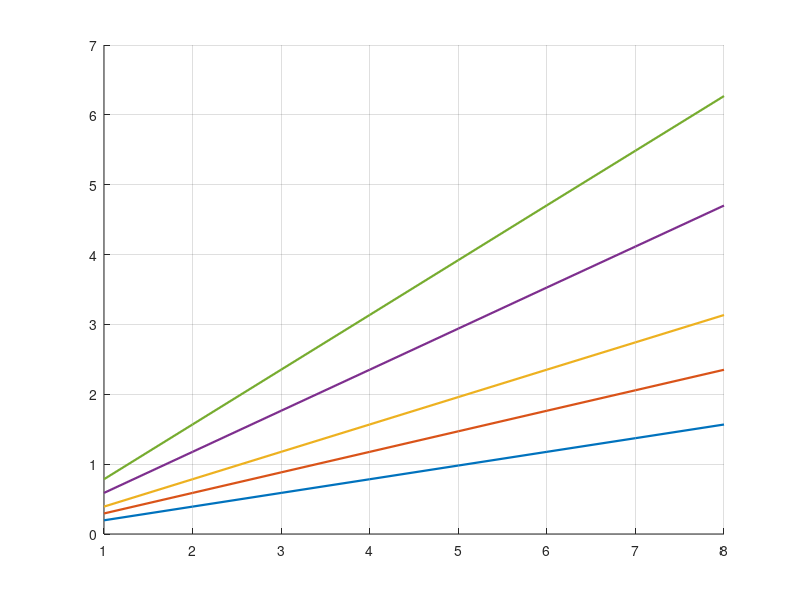

Reproduce this figure in MATLAB. (Note: this script raises an error after producing the figure.)
%% Curves for choosing K_LANES at different SYS_CLK
clear; clc;

% ---------------------------
% Fixed parameters (your case)
% ---------------------------
fs     = 1.92e6;     % Hz (effective rate after CIC/decimation)
Ns2p   = 9200;       % S2P activation period in fs-clock samples

B      = 9600;       % buffer length in samples (5 ms at 1.92 MHz)
W      = 128;        % PSS window length in samples
SR     = 1;          % pipeline/shift-reg latency (SYS cycles)

% Derived
P      = B - W + 1;      % number of scan positions (slide-by-1)
Twin   = SR + W;         % cycles per window (your model)

% Sweep K
Kmax   = 8;             % show only first K values for readability
Kvec   = 1:Kmax;

% Required cycles per buffer
G      = ceil(P ./ Kvec);
Treq   = G .* Twin;      % SYS cycles

% SYS clock candidates (MHz)
fsy_list = [50e6 75e6 100e6 150e6 200e6];

%% ---------------------------
% Plot 1: Efficiency (margin) eta(K) = Tavail / Treq
% ---------------------------
figure; hold on; grid on;

for i = 1:numel(fsy_list)
    Tavail = Ns2p * (fsy_list(i) / fs);      % available SYS cycles per S2P interval
    eta    = Tavail ./ Treq;                % margin
    plot(Kvec, eta, 'LineWidth', 1.6);
end

yline(1.0, '--', 'LineWidth', 1.2); % eta=1 boundary (real-time)  % :contentReference[oaicite:1]{index=1}
xlabel('K\_LANES');
ylabel('\eta(K) = T_{avail} / T_{req}');
title(sprintf('Real-time margin vs K (fs=%.2f MHz, Ns2p=%d, P=%d, Twin=%d)', fs/1e6, Ns2p, P, Twin));
legend(string(fsy_list/1e6) + " MHz", 'Location', 'northeastoutside');

xlim([1 Kmax]);                      % :contentReference[oaicite:2]{index=2}
xticks(1:2:Kmax);                    % fewer x labels            % :contentReference[oaicite:3]{index=3}

%% ---------------------------
% Plot 2: Required SYS_CLK frequency vs K
% f_sys_min(K) = Treq(K)*fs / Ns2p
% ---------------------------
f_sys_min = (Treq * fs) / Ns2p;      % Hz

figure; hold on; grid on;
plot(Kvec, f_sys_min/1e6, 'k', 'LineWidth', 2.0);

for i = 1:numel(fsy_list)
    yline(fsy_list(i)/1e6, '--', 'LineWidth', 1.0);
end

xlabel('K\_LANES');
ylabel('Required SYS\_CLK, MHz');
title('Minimal SYS\_CLK required for real-time vs K');
leg = ["f_{sys,min}(K)", string(fsy_list/1e6) + " MHz"];
legend(leg, 'Location', 'northeastoutside');

xlim([1 Kmax]);
xticks(1:2:Kmax);

%% ---------------------------
% Print Kmin for each SYS_CLK
% ---------------------------
fprintf('--- Kmin for each SYS_CLK (eta>=1) ---\n');
for i = 1:numel(fsy_list)
    Tavail = Ns2p * (fsy_list(i) / fs);
    eta    = Tavail ./ Treq;
    idx    = find(eta >= 1.0, 1, 'first');
    if isempty(idx)
        fprintf('SYS=%6.0f MHz: not achievable up to K=%d\n', fsy_list(i)/1e6, Kmax);
    else
        fprintf('SYS=%6.0f MHz: Kmin=%2d | eta=%.3f | Treq=%d cycles | Tavail=%.1f cycles\n', ...
            fsy_list(i)/1e6, Kvec(idx), eta(idx), Treq(idx), Tavail);
    end
end
